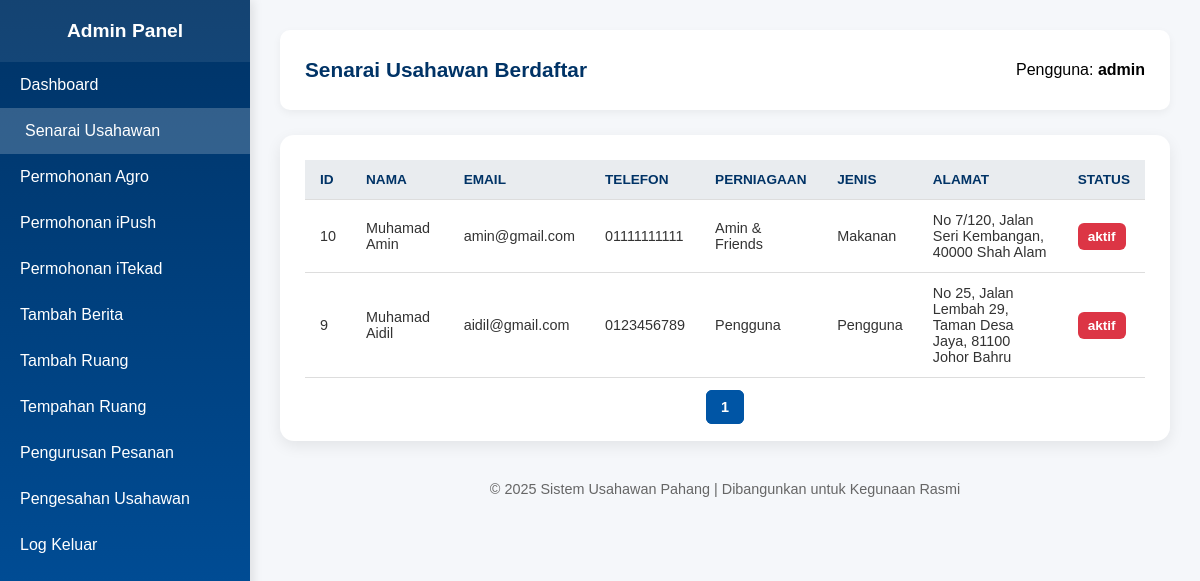
Page /senarai_usahawan.php (signed in) on the earlier database version.
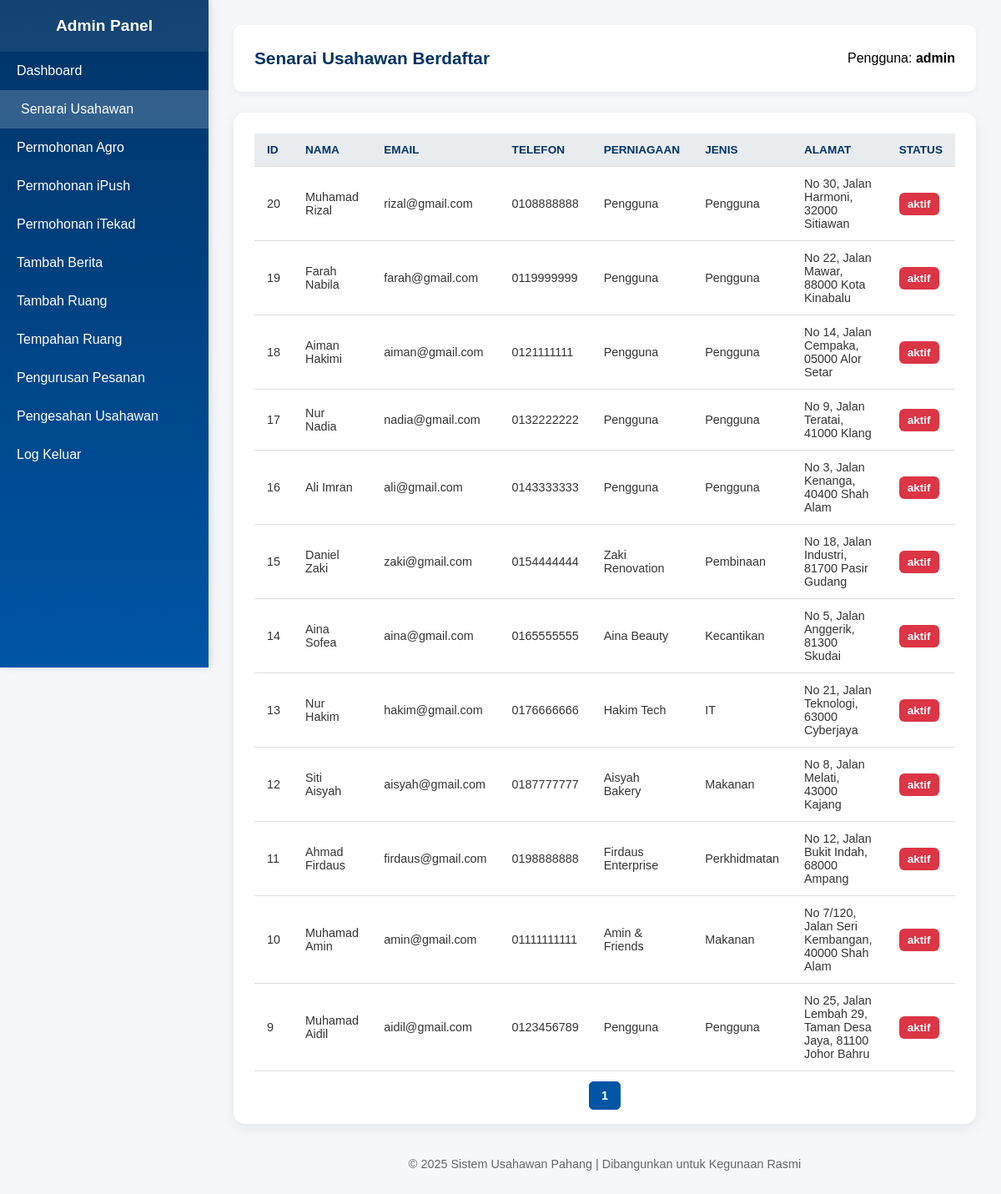
Same page on the later database version.
### tables this page shows
CREATE TABLE `usahawan` (
  `id` int(11) NOT NULL,
  `nama` varchar(255) NOT NULL,
  `ic` varchar(20) NOT NULL,
  `perniagaan` varchar(255) NOT NULL,
  `jenis` varchar(100) NOT NULL,
  `alamat` text DEFAULT NULL,
  `telefon` varchar(20) NOT NULL,
  `email` varchar(255) DEFAULT NULL,
  `password` varchar(250) NOT NULL,
  `tarikh_daftar` timestamp NOT NULL DEFAULT current_timestamp(),
  `avatar` varchar(255) DEFAULT NULL,
  `status` varchar(250) NOT NULL,
  `last_profile_update` datetime DEFAULT NULL
);

### senarai_usahawan.php (the view, shortened to what this page needs)
<?php
include "connection.php";
$limit = 15;
$page = isset($_GET['page']) ? (int)$_GET['page'] : 1;
$start = ($page - 1) * $limit;
$totalQuery = $conn->query("SELECT COUNT(*) AS total FROM usahawan");
$totalData = $totalQuery->fetch_assoc()['total'];
$totalPages = ceil($totalData / $limit);
$sql = "SELECT * FROM usahawan ORDER BY id DESC LIMIT $start, $limit";
$result = $conn->query($sql);
?>
<!DOCTYPE html>
<html lang="ms">
<head>
</head>
<body>
<div class="sidebar" id="sidebar">
  <h2>Admin Panel</h2>
  <a href="admin_dashboard.php">Dashboard</a>
  <a href="senarai_usahawan.php" class="active">Senarai Usahawan</a>
  <a href="admin_agro.php">Permohonan Agro</a>
  <a href="admin_ipush.php">Permohonan iPush</a>
  <a href="admin_itekad.php">Permohonan iTekad</a>
  <a href="tambah_berita.php">Tambah Berita</a>
  <a href="admin_tambah_ruang.php">Tambah Ruang</a>
  <a href="admin_tempahan_ruang.php">Tempahan Ruang</a>
  <a href="admin_order.php">Pengurusan Pesanan</a>
  <a href="pending_usahawan.php">Pengesahan Usahawan</a>
  <a href="logout_admin.php">Log Keluar</a>
</div>
  <div class="main-content">
    <header>
      <h1>Senarai Usahawan Berdaftar</h1>
      <p>Pengguna: <b><?= $_SESSION['admin_username'] ?></b></p>
    </header>
    <div class="table-container">
      <table>
        <thead>
          <tr>
            <th>ID</th>
            <th>Nama</th>
            <th>Email</th>
            <th>Telefon</th>
            <th>Perniagaan</th>
            <th>Jenis</th>
            <th>Alamat</th>
            <th>Status</th>
          </tr>
        </thead>
        <tbody>
          <?php
          if ($result->num_rows > 0) {
            while ($row = $result->fetch_assoc()) {
              $statusClass = strtolower($row['status']) === 'yes' ? 'yes' : 'no';
              echo "<tr>
                      <td>{$row['id']}</td>
                      <td>{$row['nama']}</td>
                      <td>{$row['email']}</td>
                      <td>{$row['telefon']}</td>
                      <td>{$row['perniagaan']}</td>
                      <td>{$row['jenis']}</td>
                      <td>{$row['alamat']}</td>
                      <td><span class='status {$statusClass}'>{$row['status']}</span></td>
                    </tr>";
            }
          } else {
            echo "<tr><td colspan='8' style='text-align:center;'>Tiada data usahawan ditemui.</td></tr>";
          }
          ?>
        </tbody>
      </table>
      <div class="pagination">
        <?php
        for ($i = 1; $i <= $totalPages; $i++) {
          $active = ($i == $page) ? "active" : "";
          echo "<a class='$active' href='?page=$i'>$i</a>";
        }
        ?>
      </div>
    </div>
    <footer>© 2025 Sistem Usahawan Pahang | Dibangunkan untuk Kegunaan Rasmi</footer>
  </div>
</body>
</html>

Differences in the rows shown:
added usahawan: id "20", nama "Muhamad Rizal", email "rizal@gmail.com", telefon "0108888888", perniagaan "Pengguna", jenis "Pengguna", alamat "No 30, Jalan Harmoni, 32000 Sitiawan", status "aktif"
added usahawan: id "19", nama "Farah Nabila", email "farah@gmail.com", telefon "0119999999", perniagaan "Pengguna", jenis "Pengguna", alamat "No 22, Jalan Mawar, 88000 Kota Kinabalu", status "aktif"
added usahawan: id "18", nama "Aiman Hakimi", email "aiman@gmail.com", telefon "0121111111", perniagaan "Pengguna", jenis "Pengguna", alamat "No 14, Jalan Cempaka, 05000 Alor Setar", status "aktif"
added usahawan: id "17", nama "Nur Nadia", email "nadia@gmail.com", telefon "0132222222", perniagaan "Pengguna", jenis "Pengguna", alamat "No 9, Jalan Teratai, 41000 Klang", status "aktif"
added usahawan: id "16", nama "Ali Imran", email "ali@gmail.com", telefon "0143333333", perniagaan "Pengguna", jenis "Pengguna", alamat "No 3, Jalan Kenanga, 40400 Shah Alam", status "aktif"
added usahawan: id "15", nama "Daniel Zaki", email "zaki@gmail.com", telefon "0154444444", perniagaan "Zaki Renovation", jenis "Pembinaan", alamat "No 18, Jalan Industri, 81700 Pasir Gudang", status "aktif"
added usahawan: id "14", nama "Aina Sofea", email "aina@gmail.com", telefon "0165555555", perniagaan "Aina Beauty", jenis "Kecantikan", alamat "No 5, Jalan Anggerik, 81300 Skudai", status "aktif"
added usahawan: id "13", nama "Nur Hakim", email "hakim@gmail.com", telefon "0176666666", perniagaan "Hakim Tech", jenis "IT", alamat "No 21, Jalan Teknologi, 63000 Cyberjaya", status "aktif"
added usahawan: id "12", nama "Siti Aisyah", email "aisyah@gmail.com", telefon "0187777777", perniagaan "Aisyah Bakery", jenis "Makanan", alamat "No 8, Jalan Melati, 43000 Kajang", status "aktif"
added usahawan: id "11", nama "Ahmad Firdaus", email "firdaus@gmail.com", telefon "0198888888", perniagaan "Firdaus Enterprise", jenis "Perkhidmatan", alamat "No 12, Jalan Bukit Indah, 68000 Ampang", status "aktif"
